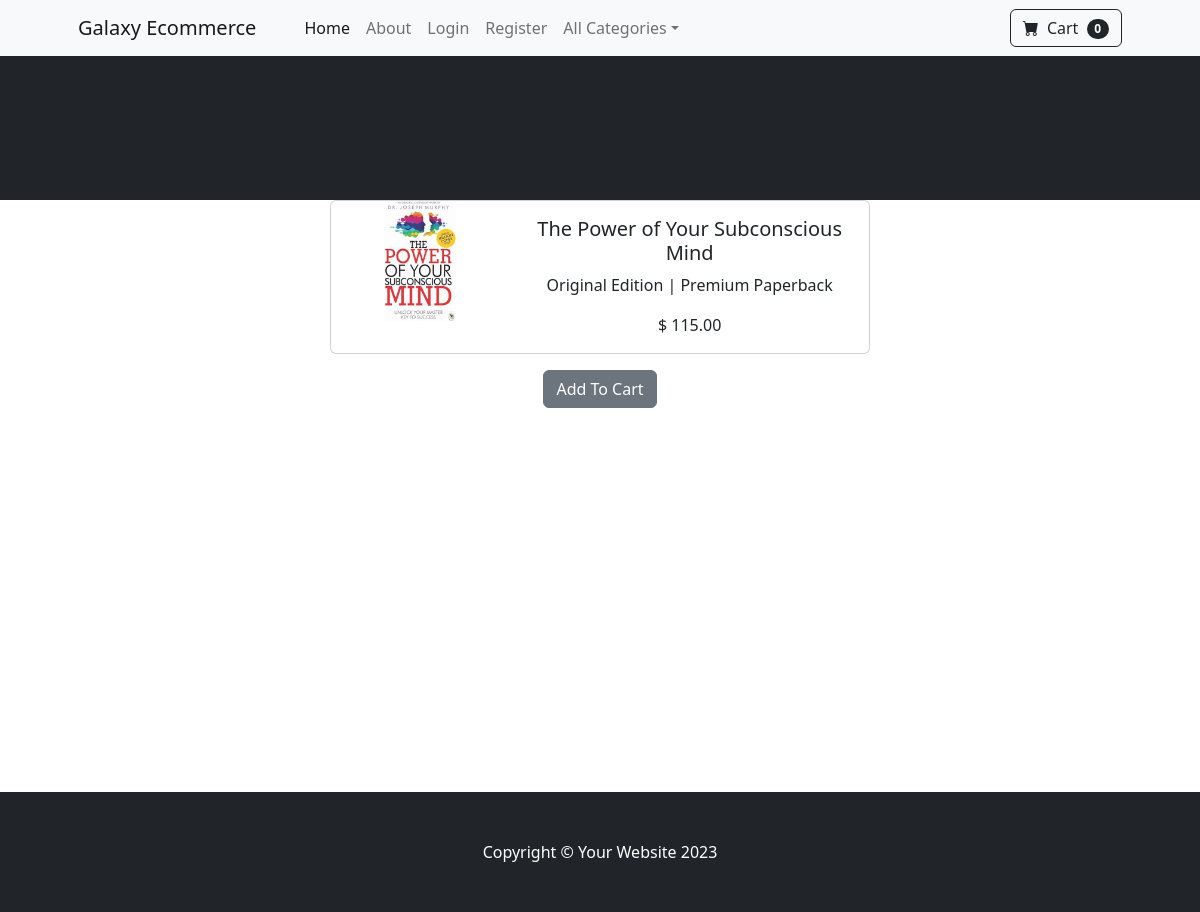
The page /view_product/2 on the database its author committed.
### store/models.py (models this page shows, shortened)
class Product(models.Model):
    name = models.CharField(max_length = 50)
    price = models.DecimalField(default = 0 , decimal_places = 2, max_digits = 6)
    category = models.ForeignKey(Catergory, on_delete = models.CASCADE, default =1)
    description = models.CharField(max_length = 500, default ='', blank = True, null = True)
    image = models.ImageField(upload_to = 'upload/product/')
    on_sale = models.BooleanField(default = False)
    sale_price = models.DecimalField(default = 0, decimal_places  =2, max_digits = 6)

### store/views.py (the view)
# urls.py: path('view_product/<int:pk>', views.view_product, name = 'view_product'),
def view_product(request, pk):
    product = Product.objects.get(id = pk)
    return render(request, 'view_product.html',{"product":product })

### cart/context_processors.py (called while the page is built)
def cart(request):
    return {'cart': Cart(request)}

### store/templates/view_product.html (shortened to what this page needs)
{% extends 'base.html'%}
{% block content%}
<center class="container">
    <div class="card mb-3" style="max-width: 540px;">
        <div class="row g-0">
        <div class="col-md-4">
            <img src="{{product.image.url}}" class="img-fluid rounded-start" alt="...">
        </div>
        <div class="col-md-8">
            <div class="card-body">
            <h5 class="card-title">{{product.name}}</h5>
            <p class="card-text">{{product.description}}</p>
            {%if on_sale %}
            <p class="card-text">$ {{product.sale_price}}</p>
            {% else %}
            <p class="card-text">$ {{product.price}}</p>
            {% endif %}
            </div>
        </div>
        </div>
    </div>
    <button class="btn btn-secondary" type = "button" value = "{{product.id}}" id = "add-cart">Add To Cart</button>
</center>
<br></br>
<br></br>
<br></br>
<br></br>
<br></br>
<br></br>
<br></br>
<br></br>
{% endblock%}

### rows shown on the page
Product: image (picture), name "The Power of Your Subconscious Mind", description "Original Edition | Premium Paperback", price "115.00"
